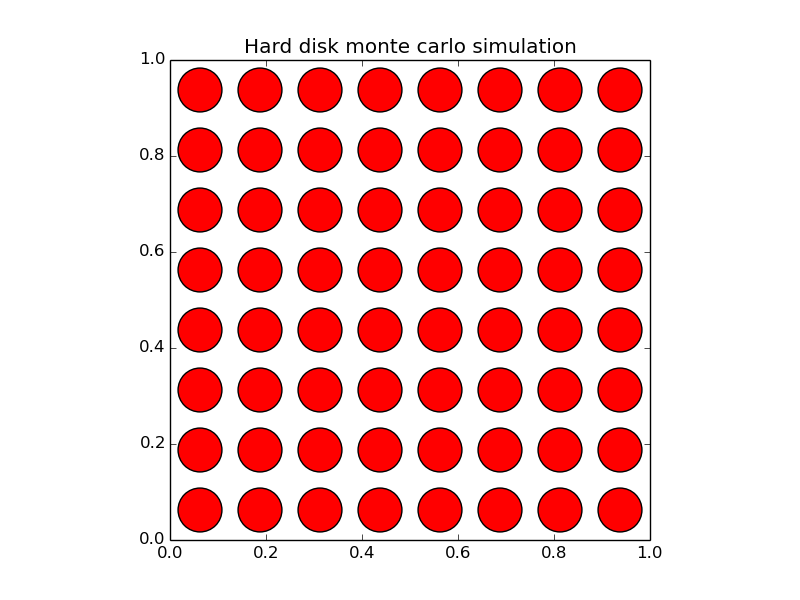

This figure's Python source:
import os, pylab, random, math

def read_configuration(N, eta):
  filename = 'disk_configuration_N%i_eta%.2f.txt' % (N, eta)

  if os.path.isfile(filename):
    f = open(filename, 'r')
    L = []
    for line in f:
      a, b = line.split()
      L.append([float(a), float(b)])
    f.close()
    print 'starting from file', filename
  else:
    k = int(math.sqrt(N))
    delta = 1.0 / k
    p0 = 0.5 * delta
    L = [[p0 + i * delta, p0 + j * delta] for i in range(k) for j in range(k)]
    print 'starting from a new random configuration'

  return L

def save_configuration(N, eta, L):
  filename = 'disk_configuration_N%i_eta%.2f.txt' % (N, eta)

  f = open(filename, 'w')
  for a in L:
    f.write(str(a[0]) + ' ' + str(a[1]) + '\n')
  f.close()

def show_conf(L, sigma, title, fname):
  pylab.axes()

  for [x, y] in L:
    for ix in range(-1, 2):
      for iy in range(-1, 2):
        cir = pylab.Circle((x + ix, y + iy), radius=sigma,  fc='r')
        pylab.gca().add_patch(cir)

  pylab.axis('scaled')
  pylab.title(title)
  pylab.axis([0.0, 1.0, 0.0, 1.0])
  pylab.savefig(fname)
  pylab.show()
  pylab.close()

def dist(x,y):
  d_x = abs(x[0] - y[0]) % 1.0
  d_x = min(d_x, 1.0 - d_x)
  d_y = abs(x[1] - y[1]) % 1.0
  d_y = min(d_y, 1.0 - d_y)

  return  math.sqrt(d_x**2 + d_y**2)

def fold_point(p):
  nx = p[0] % 1.0
  ny = p[1] % 1.0

  return [nx, ny]

N = 64
eta = 0.72
sigma = math.sqrt(eta / (math.pi * N))
L = read_configuration(N, eta)
delta = 0.1
n_steps = 10000

for steps in range(n_steps):
  a = random.choice(L)
  b = [a[0] + random.uniform(-delta, delta), a[1] + random.uniform(-delta, delta)]
  min_dist = min(dist(b, c) for c in L if c != a)

  if not (min_dist < 2.0 * sigma):
    a[:] = fold_point(b)

save_configuration(N, eta, L)
show_conf(L, sigma, 'Hard disk monte carlo simulation', 'b5_3.png')
